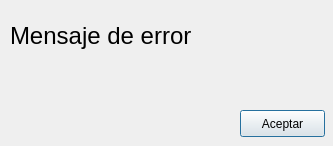
<?xml version="1.0" encoding="UTF-8"?>
<ui version="4.0">
 <class>Dialog</class>
 <widget class="QDialog" name="Dialog">
  <property name="geometry">
   <rect>
    <x>0</x>
    <y>0</y>
    <width>333</width>
    <height>146</height>
   </rect>
  </property>
  <property name="windowTitle">
   <string>Dialog</string>
  </property>
  <widget class="QLabel" name="msj">
   <property name="geometry">
    <rect>
     <x>10</x>
     <y>20</y>
     <width>311</width>
     <height>31</height>
    </rect>
   </property>
   <property name="font">
    <font>
     <pointsize>18</pointsize>
    </font>
   </property>
   <property name="text">
    <string>Mensaje de error</string>
   </property>
  </widget>
  <widget class="QPushButton" name="pushButton">
   <property name="geometry">
    <rect>
     <x>240</x>
     <y>110</y>
     <width>85</width>
     <height>27</height>
    </rect>
   </property>
   <property name="text">
    <string>Aceptar</string>
   </property>
  </widget>
 </widget>
 <resources/>
 <connections/>
</ui>
